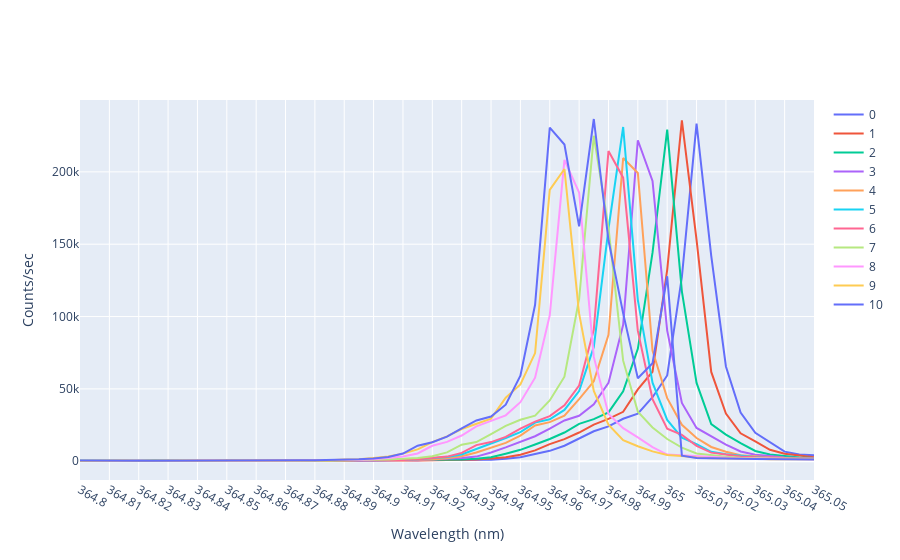

The cell this chart's notebook holds for it:
### Code cell
import numpy as np
import matplotlib.pyplot as plt
import pandas as pd
import plotly.express as px
import plotly.graph_objects as go

FileNames = [0]*11
for i in range(len(FileNames)):
    string = 'Default (%.0f)' %(i+45)
    FileNames[i] = [string]
    print(FileNames[i])

fig = go.Figure()

for j in range(len(FileNames)):

    df = pd.read_csv(FileNames[j][0])
    dataWheader = np.array(df)

    data = dataWheader[2::]
    Wavelength = [0]*len(data) 
    Count = [0]*len(data)
    MaxLoc = [0]*len(data)
    for i in range(len(data)):
        step_0 = str(data[i]).split('\\t')
        Wavelength[i] = float(step_0[0][2::])
        Count[i] = float(step_0[1][0:-2])
    
     # Add traces
    fig.add_trace(go.Scatter(x=Wavelength, y=Count,
                    mode='lines',
                    name='%.0f' %j))

#plt.legend()
#plt.xlim(364.85, 365.025)
#lgd = ax.legend(bbox_to_anchor=(1.1, 0.1))
#text = ax.text(-0.2,1.05, "Default25to35", transform=ax.transAxes) # CHANGE K_RANGE
#go.savefig('June18_recalibration2_cursor.png', bbox_extra_artists=(lgd, text), bbox_inches='tight')

fig['layout']['xaxis'].update(title='Wavelength (nm)', range=[364.8, 365.05], dtick=0.01, autorange=False)
fig['layout']['yaxis'].update(title='Counts/sec', autorange=True)
fig.show()
